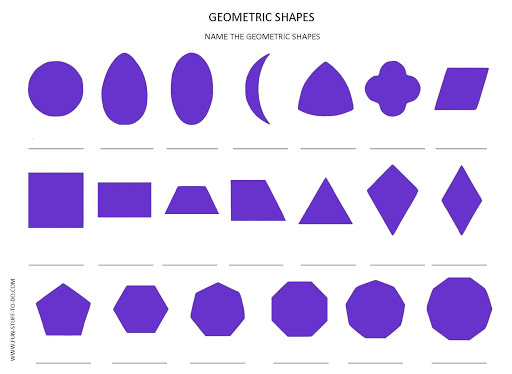
#> input picture demo.jpg, 512 x 374 px
$ python shapeDetection.py
#> lines starting #> are read from the running program, lines starting #| are printed output that depends on the picture; after the words box and inside, x2 and y2 are one past the last pixel; in counts of white or black regions, pixels touching at a corner belong together
import cv2 as cv
import numpy as np

#Griding method
def stackImages(scale,imgArray):
    rows = len(imgArray)
    cols = len(imgArray[0])
    rowsAvailable = isinstance(imgArray[0], list)
    width = imgArray[0][0].shape[1]
    height = imgArray[0][0].shape[0]
    if rowsAvailable:
        for x in range ( 0, rows):
            for y in range(0, cols):
                if imgArray[x][y].shape[:2] == imgArray[0][0].shape [:2]:
                    imgArray[x][y] = cv.resize(imgArray[x][y], (0, 0), None, scale, scale)
                else:
                    imgArray[x][y] = cv.resize(imgArray[x][y], (imgArray[0][0].shape[1], imgArray[0][0].shape[0]), None, scale, scale)
                if len(imgArray[x][y].shape) == 2: imgArray[x][y]= cv.cvtColor( imgArray[x][y], cv.COLOR_GRAY2BGR)
        imageBlank = np.zeros((height, width, 3), np.uint8)
        hor = [imageBlank]*rows
        hor_con = [imageBlank]*rows
        for x in range(0, rows):
            hor[x] = np.hstack(imgArray[x])
        ver = np.vstack(hor)
    else:
        for x in range(0, rows):
            if imgArray[x].shape[:2] == imgArray[0].shape[:2]:
                imgArray[x] = cv.resize(imgArray[x], (0, 0), None, scale, scale)
            else:
                imgArray[x] = cv.resize(imgArray[x], (imgArray[0].shape[1], imgArray[0].shape[0]), None,scale, scale)
            if len(imgArray[x].shape) == 2: imgArray[x] = cv.cvtColor(imgArray[x], cv.COLOR_GRAY2BGR)
        hor= np.hstack(imgArray)
        ver = hor
    return ver

#contours method

def getContours(img):
    contours,hierarchy = cv.findContours(img,cv.RETR_EXTERNAL,
    cv.CHAIN_APPROX_NONE) #rete_ex is for fining the outer part of shape

    for cnt in contours:
        area = cv.contourArea(cnt)
        if area > 500: #we will detect shape avobe 500 area , in this we can we won't detect nosied area
            cv.drawContours(imgContour,cnt,-1,(255,0,255),1)
            param = cv.arcLength(cnt,True)
            # print(param) #check the values
            aprox = cv.approxPolyDP(cnt,0.02*param,True) #its a array .inside this array we have all the individual corner values
            # print(len(aprox)) #check the values
            objCor = len(aprox) #is variable contains the len of aprox array. if array have 3 elements variable will contain 3 int
            x, y, w, h = cv.boundingRect(aprox) #it will help to create a box aroud the shape for detect the shape it has 4 values
            cv.rectangle(imgContour,(x,y),(x+w,y+h),(255,0,255),1) #it will create a box around the shapes
            # setting up condition for detecting shapes
            if objCor   == 3   : objType  = "triangle"
            elif objCor == 4 :
                aspratio =w/float(h)
                if aspratio > 0.95 and aspratio < 1.05: objType = "Square"
                else: objType = "Rectangle"
            elif objCor == 5 : objType = "Pentagon"
            elif objCor == 6 : objType = "Hexagon"
            elif objCor == 7 : objType = "Heptagon"
            elif objCor == 8 : objType = "Octagon"
            elif objCor > 10 : objType = "Circle"
            else: objType = "none"

            cv.putText(imgContour,objType,(x+(w//2)-10,y+(h//2)-10),cv.FONT_HERSHEY_SIMPLEX,0.3,(255,0,255)) #it will put text near the center of the shape


path = r"demo.jpg"

img = cv.imread(path)
#> img is the input picture: shape (374, 512, 3); mean B, G, R 241.8, 209.5, 220.7
imgContour = img.copy()
imgGray = cv.cvtColor(img,cv.COLOR_BGR2GRAY) #step 1 make it rgb to gray
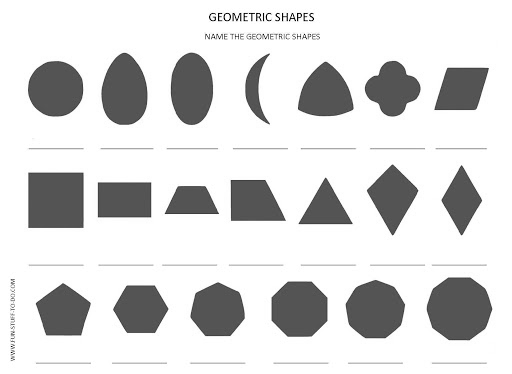
#> imgGray: shape (374, 512); min 0, max 255, mean 216.5
imgBlur = cv.GaussianBlur(imgGray,(7,7),0.5) #step 2 make litte blur
imgCanny = cv.Canny(imgBlur,50,50) #step 3 make canny image .black and white to reduce nosie of the image change the threshhold values exmple:(50,50)
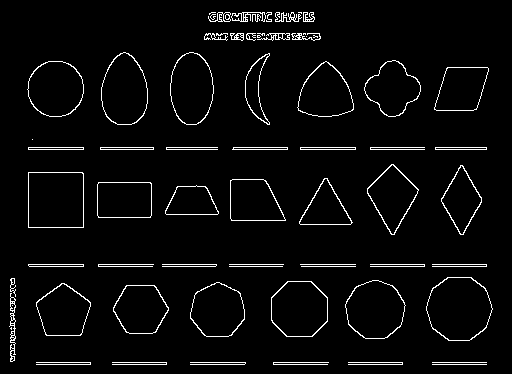
#> imgCanny: shape (374, 512); 3.9% white in thin lines or dots, all inside (x1, y1, x2, y2) = (9, 12, 493, 365)
imageBlank = np.zeros_like(img) #blank image it is used in the stackImages method to complet up 3x3 array

getContours(imgCanny) #called getconturs method
#> in getContours, `contours,hierarchy = cv.findContours(img,cv.RETR_EXTERNAL, cv.CHAIN_AP..`: contours = 67 contours, 31 with area under 20; largest, box (x1, y1, x2, y2) and area: (426, 277, 493, 341) 3259, (28, 172, 84, 228) 3024, (345, 280, 406, 339) 2672, (271, 281, 328, 337) 2598, (101, 52, 148, 125) 2575
#> the loop in getContours, `for cnt in contours:` made 67 passes
#> (area, param, aprox, objCor, x, y, w, h) on passes 27, 28, 30, 31, 32, 41: (1885, 175.7, [[98, 182], [98, 217], [150, 217], [150, 182]], 4, 98, 182, 53, 36), (1856.5, 178.5, [[230, 180], [231, 220], [285, 220], [265, 180]], 4, 230, 180, 56, 41), (3024.5, 219.4, [[28, 172], [28, 227], [83, 227], [83, 173]], 4, 28, 172, 56, 56), (1504.5, 174.1, [[460, 165], [441, 201], [463, 234], [481, 197]], 4, 441, 165, 41, 70), (1951.5, 185.2, [[391, 164], [367, 193], [394, 234], [418, 189]], 4, 367, 164, 52, 71), (1820, 177.6, [[447, 67], [434, 109], [476, 109], [488, 68]], 4, 434, 67, 55, 43)
#> (area, param, aprox, objCor, x, y, w, h) on pass 29: (1333.5, 167, [[324, 178], [299, 223], [350, 224]], 3, 299, 178, 52, 47)
#> after the loop in getContours, `for cnt in contours:`:
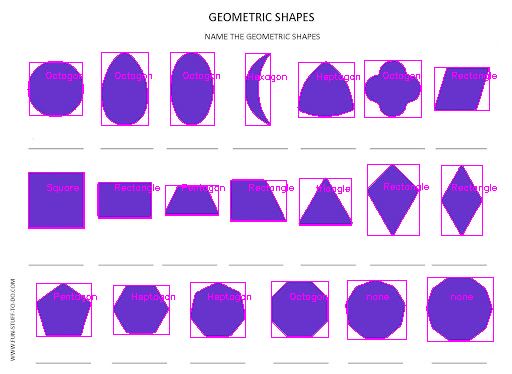
#> imgContour: shape (374, 512, 3); 4.64% of pixels changed, all inside (x1, y1, x2, y2) = (27, 52, 497, 342)

grid = stackImages(0.9,([[img,imgGray,imgBlur],[imgCanny,imgContour,imageBlank]])) #if you use differten image check first atribute(scale) of the method
#> after the loop in stackImages, `for x in range ( 0, rows):`: imgArray = 2 items
#> in stackImages, `ver = np.vstack(hor)`:
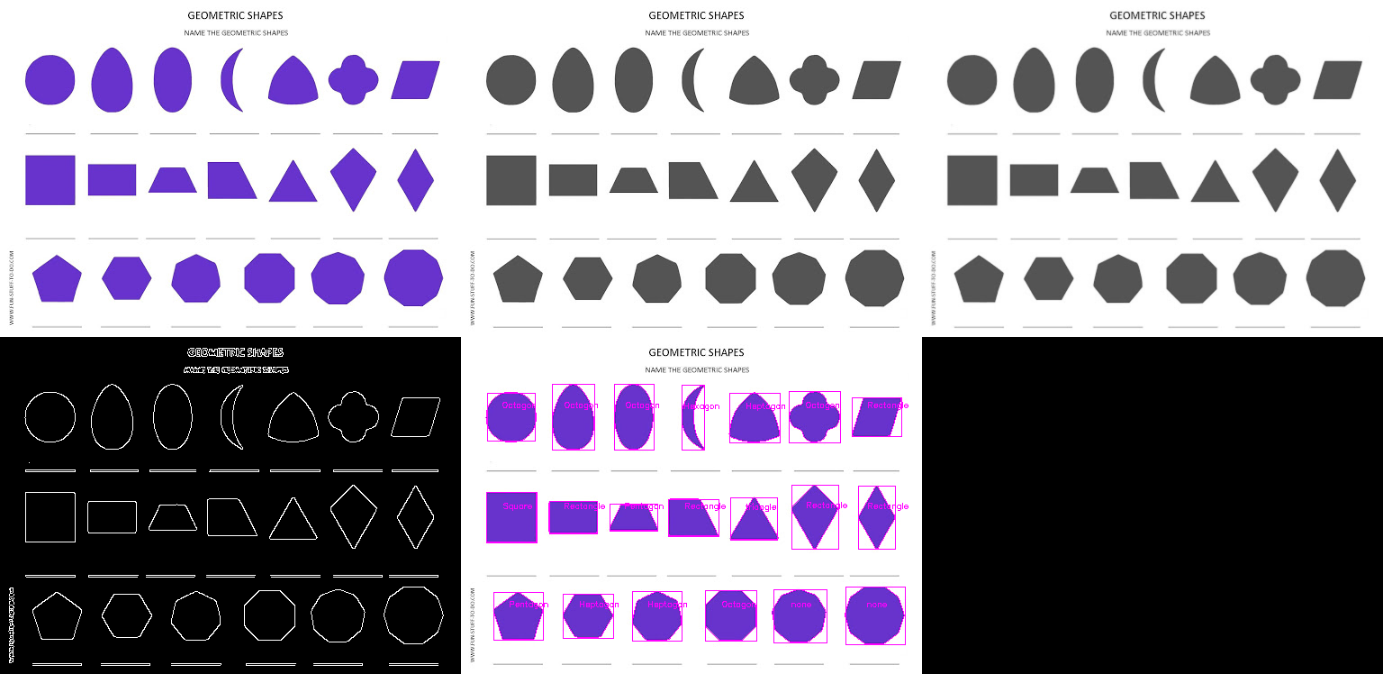
#> ver: shape (674, 1383, 3); mean of channels 0, 1, 2 154.6, 142.1, 147.7; drawn as B, G, R

cv.imshow("m",grid)

cv.waitKey(0)
